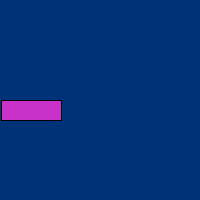
Frame 1 (no input)
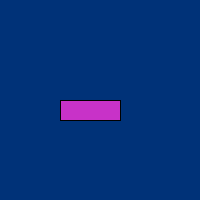
Frame 60 (the mouse pressed at the canvas centre just before this capture)
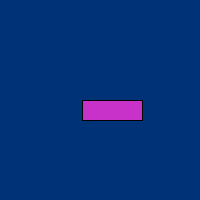
Frame 120 (the mouse held since frame 60 and released just before this capture)

The Processing sketch that drew these frames (run headless with seeded random() and noise(); from frame 60 on, the mouse is pressed at the canvas centre):

// Processing sketch: processing_63429
// ── processing_63429.pde

color c = color(200,50,200);
float x = 0;
float y = 100;
float speed = 1;

void setup() {
  size(200,200);
  
}

void draw() {
background(0,50,120);
move();
  display();
}

void move() {
  x = x + speed;
  
  if (x >= width) {
    x = 0;
  }
  
  else if (x <= 0) {
    x = width;
  }
    
   if(mousePressed) x=x-speed*4; 
  
  
  
  }


void display() {
  fill(c);
  rect(x,y,60,20);
}
